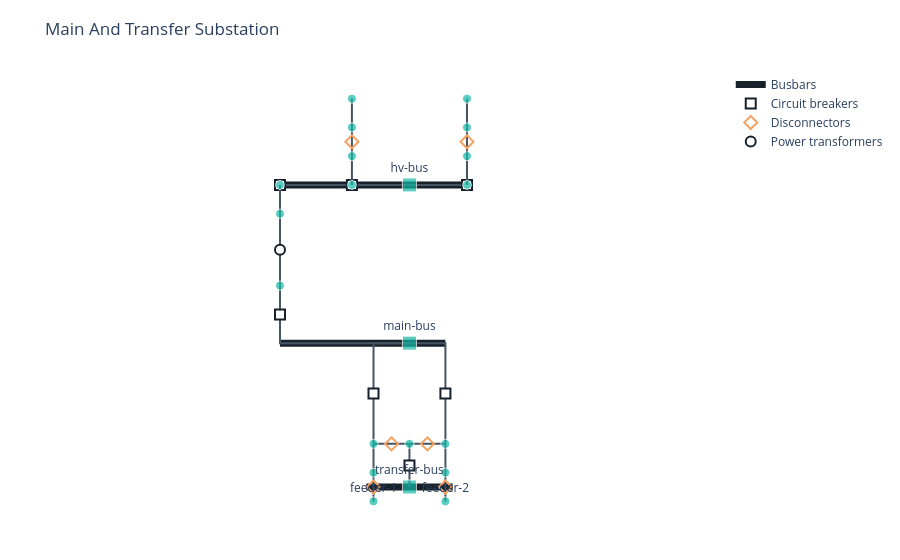

Notebook code cell kept with this figure:
### Markdown cell above
### Main and Transfer

A main bus and transfer path provide a way to bypass a circuit breaker during maintenance while retaining a connection to the station.

### Code cell
from IPython.display import display
from gdm.systems.substation import build_reference_design

system = build_reference_design('main_and_transfer')
display(system.plot_schematic(show=False))

### Figure 1 — Plotly figure (JSON) as saved in the notebook; plotly's stock layout.template omitted (floating-point values rounded to 4 significant figures)
{"data": [{"hovertemplate": "<b>transfer-bus</b><br>Busbar<extra></extra>", "line": {"color": "#17212b", "width": 7}, "mode": "lines", "name": "Busbars", "showlegend": true, "type": "scatter", "x": [-1.5, 1.5], "y": [-2.5, -2.5]}, {"hovertemplate": "<b>hv-bus</b><br>Busbar<extra></extra>", "line": {"color": "#17212b", "width": 7}, "mode": "lines", "name": "Busbars", "showlegend": false, "type": "scatter", "x": [-4.5, 2], "y": [8, 8]}, {"hovertemplate": "<b>main-bus</b><br>Busbar<extra></extra>", "line": {"color": "#17212b", "width": 7}, "mode": "lines", "name": "Busbars", "showlegend": false, "type": "scatter", "x": [-4.5, 1.25], "y": [2.5, 2.5]}, {"hoverinfo": "skip", "line": {"color": "#465563", "width": 2}, "mode": "lines", "name": "Connections - CircuitBreaker", "showlegend": false, "type": "scatter", "x": [0, -1.25, -1.25, null, 0, 1.25, 1.25, null, 0, -4.5, -4.5, null, 0, 0, 0, null, 0, -2, -2, null, 0, 2, 2, null, 0, -4.5, -4.5, null], "y": [2.5, 2.5, -1, null, 2.5, 2.5, -1, null, 2.5, 2.5, 4.5, null, -2.5, -2.5, -1, null, 8, 8, 8, null, 8, 8, 8, null, 8, 8, 8, null]}, {"hoverinfo": "text", "hovertext": ["<b>feeder-1-breaker</b><br>CircuitBreaker", "<b>feeder-2-breaker</b><br>CircuitBreaker", "<b>transformer-1-lv-breaker</b><br>CircuitBreaker", "<b>transfer-breaker</b><br>CircuitBreaker", "<b>incoming-line-1-breaker</b><br>CircuitBreaker", "<b>incoming-line-2-breaker</b><br>CircuitBreaker", "<b>transformer-1-hv-breaker</b><br>CircuitBreaker"], "marker": {"color": "white", "line": {"color": "#17212b", "width": 2}, "size": 10, "symbol": "square"}, "mode": "markers", "name": "Circuit breakers", "type": "scatter", "x": [-1.25, 1.25, -4.5, 0, -2, 2, -4.5], "y": [0.75, 0.75, 3.5, -1.75, 8, 8, 8]}, {"hoverinfo": "skip", "line": {"color": "#465563", "width": 2}, "mode": "lines", "name": "Connections - Disconnector", "showlegend": false, "type": "scatter", "x": [0, -1.25, null, 0, 1.25, null, -2, -2, null, 2, 2, null, -1.25, -1.25, null, 1.25, 1.25, null], "y": [-1, -1, null, -1, -1, null, 10, 9, null, 10, 9, null, -2, -3, null, -2, -3, null]}, {"hoverinfo": "text", "hovertext": ["<b>feeder-1-transfer-disconnector</b><br>Disconnector", "<b>feeder-2-transfer-disconnector</b><br>Disconnector", "<b>incoming-line-1-isolator</b><br>Disconnector", "<b>incoming-line-2-isolator</b><br>Disconnector", "<b>feeder-1-line-disconnector</b><br>Disconnector", "<b>feeder-2-line-disconnector</b><br>Disconnector"], "marker": {"color": "#f4a261", "line": {"color": "#17212b", "width": 2}, "size": 10, "symbol": "diamond-open"}, "mode": "markers", "name": "Disconnectors", "type": "scatter", "x": [-0.625, 0.625, -2, 2, -1.25, 1.25], "y": [-1, -1, 9.5, 9.5, -2.5, -2.5]}, {"hoverinfo": "skip", "line": {"color": "#465563", "width": 2}, "mode": "lines", "name": "Connections - InstrumentTransformer", "showlegend": false, "type": "scatter", "x": [-1.25, -1.25, null, 1.25, 1.25, null, -2, -2, null, 2, 2, null, -4.5, -4.5, null], "y": [-1, -2, null, -1, -2, null, 9, 8, null, 9, 8, null, 8, 7, null]}, {"hoverinfo": "skip", "line": {"color": "#465563", "width": 2}, "mode": "lines", "name": "Connections - LineTrap", "showlegend": false, "type": "scatter", "x": [-2, -2, null, 2, 2, null], "y": [11, 10, null, 11, 10, null]}, {"hoverinfo": "skip", "line": {"color": "#465563", "width": 2}, "mode": "lines", "name": "Connections - PowerTransformer", "showlegend": false, "type": "scatter", "x": [-4.5, -4.5, null], "y": [7, 4.5, null]}, {"hoverinfo": "text", "hovertext": ["<b>transformer-1</b><br>PowerTransformer"], "marker": {"color": "white", "line": {"color": "#17212b", "width": 2}, "size": 10, "symbol": "circle"}, "mode": "markers", "name": "Power transformers", "type": "scatter", "x": [-4.5], "y": [5.75]}, {"hoverinfo": "text", "hovertext": ["<b>main-bus</b><br>busbar<br>A,B,C<br>12.47 kV", "<b>transfer-bus</b><br>busbar<br>A,B,C<br>12.47 kV", "<b>transfer-breaker-node</b><br>junction<br>A,B,C<br>12.47 kV", "<b>feeder-1-node</b><br>junction<br>A,B,C<br>12.47 kV", "<b>feeder-2-node</b><br>junction<br>A,B,C<br>12.47 kV", "<b>hv-bus</b><br>busbar<br>A,B,C<br>69.0 kV", "<b>incoming-line-1-line-node</b><br>junction<br>A,B,C<br>69.0 kV", "<b>incoming-line-1-trap-node</b><br>junction<br>A,B,C<br>69.0 kV", "<b>incoming-line-1-isolator-node</b><br>junction<br>A,B,C<br>69.0 kV", "<b>incoming-line-1-ct-node</b><br>junction<br>A,B,C<br>69.0 kV", "<b>incoming-line-2-line-node</b><br>junction<br>A,B,C<br>69.0 kV", "<b>incoming-line-2-trap-node</b><br>junction<br>A,B,C<br>69.0 kV", "<b>incoming-line-2-isolator-node</b><br>junction<br>A,B,C<br>69.0 kV", "<b>incoming-line-2-ct-node</b><br>junction<br>A,B,C<br>69.0 kV", "<b>transformer-1-hv-node</b><br>junction<br>A,B,C<br>69.0 kV", "<b>transformer-1-hv-winding-node</b><br>junction<br>A,B,C<br>69.0 kV", "<b>transformer-1-lv-winding-node</b><br>junction<br>A,B,C<br>12.47 kV", "<b>feeder-1-ct-node</b><br>junction<br>A,B,C<br>12.47 kV", "<b>feeder-1-line-node</b><br>junction<br>A,B,C<br>12.47 kV", "<b>feeder-2-ct-node</b><br>junction<br>A,B,C<br>12.47 kV", "<b>feeder-2-line-node</b><br>junction<br>A,B,C<br>12.47 kV"], "marker": {"color": "#14b8a6", "line": {"color": "white", "width": 1}, "size": [14, 14, 9, 9, 9, 14, 9, 9, 9, 9, 9, 9, 9, 9, 9, 9, 9, 9, 9, 9, 9], "symbol": ["square", "square", "circle", "circle", "circle", "square", "circle", "circle", "circle", "circle", "circle", "circle", "circle", "circle", "circle", "circle", "circle", "circle", "circle", "circle", "circle"]}, "mode": "markers+text", "name": "Busbar sections", "showlegend": false, "text": ["main-bus", "transfer-bus", "", "", "", "hv-bus", "", "", "", "", "", "", "", "", "", "", "", "", "feeder-1", "", "feeder-2"], "textposition": "top center", "type": "scatter", "x": [0.0, 0.0, 0.0, -1.25, 1.25, 0.0, -2.0, -2.0, -2.0, -2.0, 2.0, 2.0, 2.0, 2.0, -4.5, -4.5, -4.5, -1.25, -1.25, 1.25, 1.25], "y": [2.5, -2.5, -1.0, -1.0, -1.0, 8.0, 11.0, 10.0, 9.0, 8.0, 11.0, 10.0, 9.0, 8.0, 8.0, 7.0, 4.5, -2.0, -3.0, -2.0, -3.0]}], "layout": {"margin": {"b": 30, "l": 30, "r": 30, "t": 70}, "paper_bgcolor": "white", "plot_bgcolor": "white", "showlegend": true, "title": {"text": "Main And Transfer Substation"}, "xaxis": {"showgrid": false, "showticklabels": false, "visible": false, "zeroline": false}, "yaxis": {"scaleanchor": "x", "scaleratio": 1, "showgrid": false, "showticklabels": false, "visible": false, "zeroline": false}}}
